Frame 1 (no input): blank canvas, image omitted
Frame 60 (the mouse pressed at the canvas centre just before this capture): blank canvas, image omitted
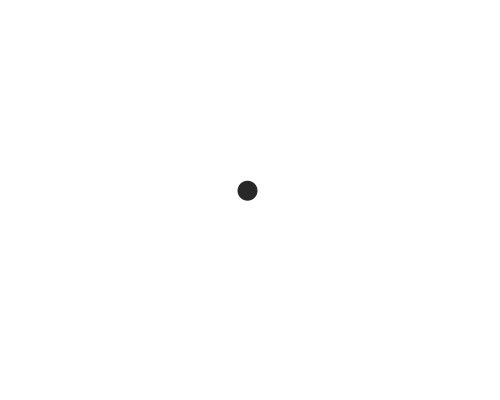
Frame 120 (the mouse held since frame 60 and released just before this capture)

The Processing sketch whose frames 1 and 60 were blank and that drew this single picture after the mouse press (run headless with seeded random() and noise(); from frame 60 on, the mouse is pressed at the canvas centre):

// Processing sketch: sketch_61
// ── sketch_61.pde

// episode #61 fun programming
// draw shaky points append items to an array

float x[] = {};
float y[] = {};


void setup() {
  size(500, 400);
  background(255);
  noStroke();
}

void draw() {
  background(255);
  int i = 0; // start at 0
  while (i < x.length) {
    if (random(20) > 17) {
      fill(255, 0, 0);
    } else {
      fill(40);
    }
    ellipse(x[i], y[i], 20, 20);
    y[i] = y[i] + random(-2, 2);
    x[i] = x[i] + random(-2, 2);
    i = i + 1;
  }
}

void mousePressed() {

  x = append(x, mouseX);
  y = append(y, mouseY);

  //  println(x.length);
}
